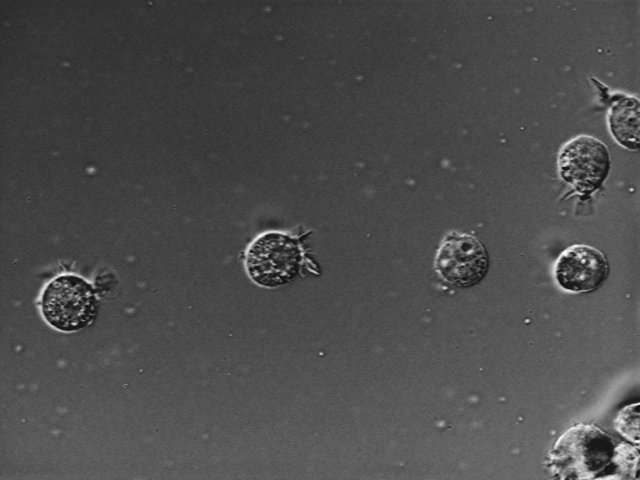
#> input picture sample/1.tiff, 640 x 480 px
$ jupyter execute matplotlib.ipynb   (shell and % lines are left out)
#> lines starting #> are read from the running program, lines starting #| are printed output that depends on the picture
[cell 1]
from matplotlib import pyplot as plt

x = [1,2,3,4,5]
y = [1,4,9,16,25]
plt.plot(x,y)
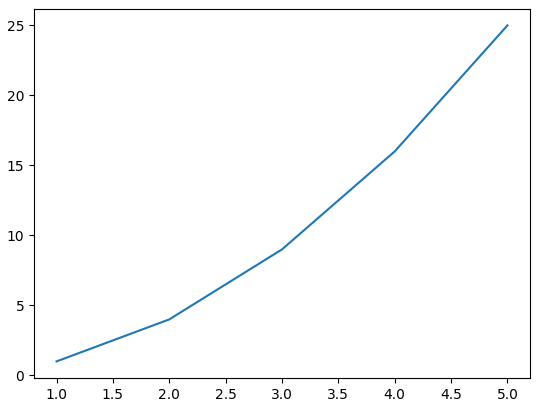
#> figure drawn by matplotlib, 1 panel

[cell 2]
import numpy as np

a = np.array(x)
b = np.array(y)
plt.plot(a,b)

[cell 3]
plt.plot(a, b, 'r--') # red dash, 'bo' -> blue dots

[cell 4]
plt.plot(a, b, 'r--', linewidth=3)
plt.axis([0,6,0,50]) # define range for x and y axies
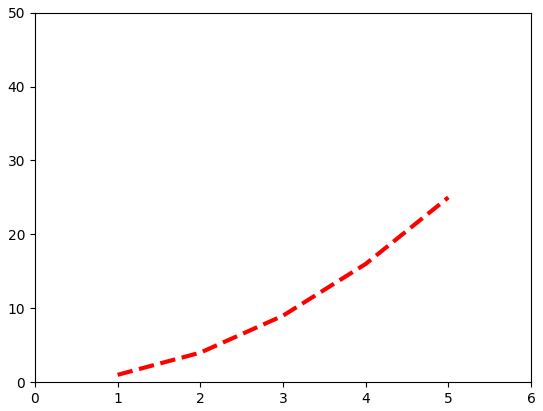
#> figure drawn by matplotlib, 1 panel

[cell 5]
import cv2

gray_img = cv2.imread('../sample/1.tiff', 0) # you can read as a gray image if you put 0
#> gray_img is the input picture: shape (480, 640); min 15, max 254, mean 76.6

plt.imshow(gray_img, cmap="gray")

[cell 6]
plt.hist(gray_img.flat, bins=100, range=(0,255))
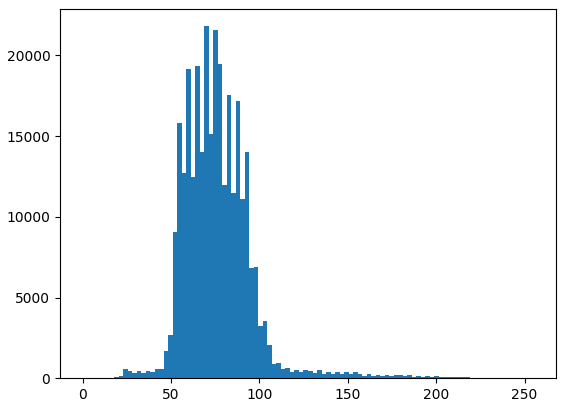
#> figure drawn by matplotlib, 1 panel; tallest bar 21814 high, from x = 68.85 to 71.4

[cell 7]
wells = ['well1', 'well2', 'well3', 'well4', 'well5']
cells = [80, 62, 88, 110, 90]

plt.bar(wells, cells)
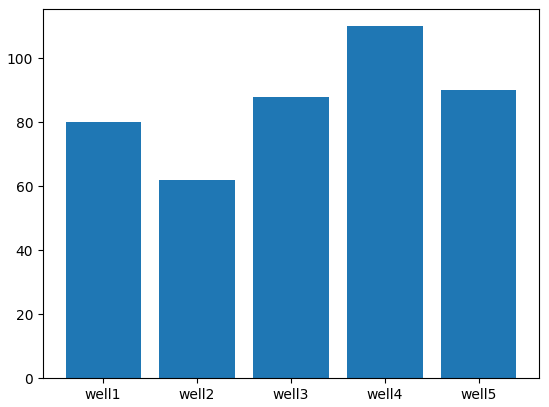
#> figure drawn by matplotlib, 1 panel; tallest bar 110 high, from x = 2.6 to 3.4

[cell 8]
plt.scatter(wells, cells)
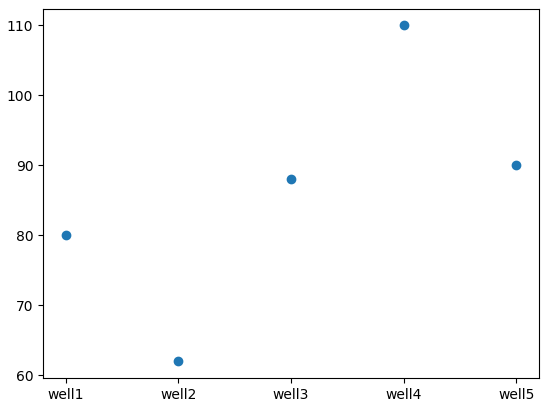
#> figure drawn by matplotlib, 1 panel

[cell 9]
plt.plot(wells, cells)

[cell 10]
plt.bar(wells, cells)
plt.scatter(wells, cells)
plt.plot(wells, cells)

[cell 11]
plt.plot(a,b)

# use setp() to define multiple parameters
fig = plt.plot(a,b)
plt.setp(fig, color='r', linewidth=4.0)
plt.show()

[cell 12]
plt.figure(figsize=(8,8))
plt.bar(wells,cells)
plt.xlabel("well #")
plt.ylabel("# dead cells")
plt.title("Dead cells in each well", fontsize=16, color="red")
plt.axis([1, 6, 60, 120]) #xmin, xmax, ymin, ymax
plt.grid(True)
plt.show()
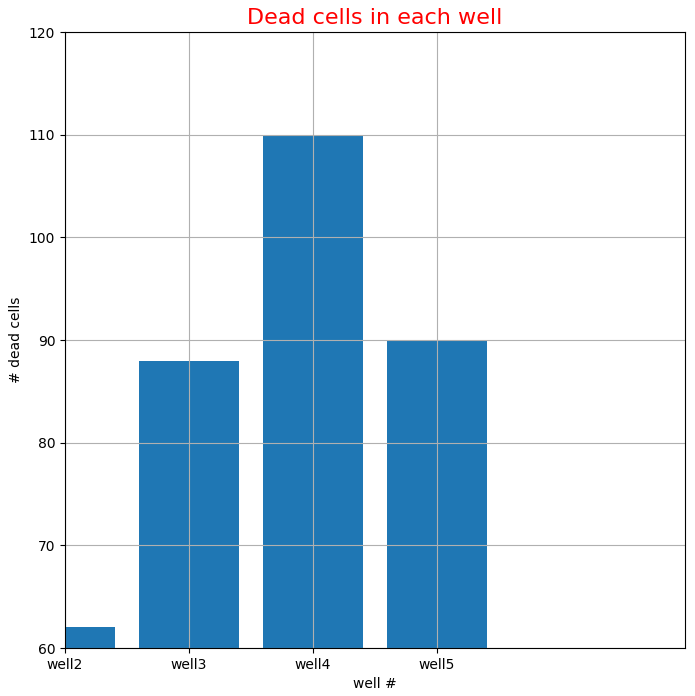
#> figure drawn by matplotlib, 1 panel; tallest bar 110 high, from x = 2.6 to 3.4

[cell 13]
x = [1,2,3,4,5]
y = [10,125,1350,11250,100500]

plt.figure(figsize=(12,6))

#linear
plt.subplot(121) # 1 row 2 columns
plt.plot(x,y)
plt.yscale('linear')
plt.title('linear')
plt.grid(True)

#log
plt.subplot(122)
plt.plot(x,y)
plt.yscale('log')
plt.title('log')
plt.grid(True)
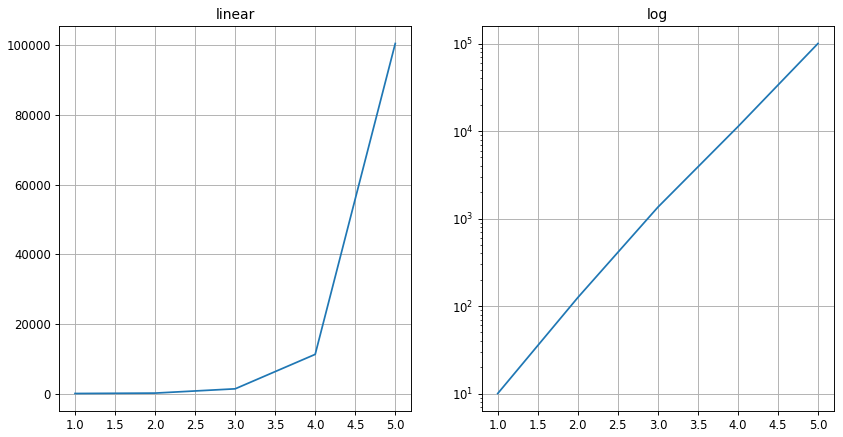
#> figure drawn by matplotlib, 2 panels
